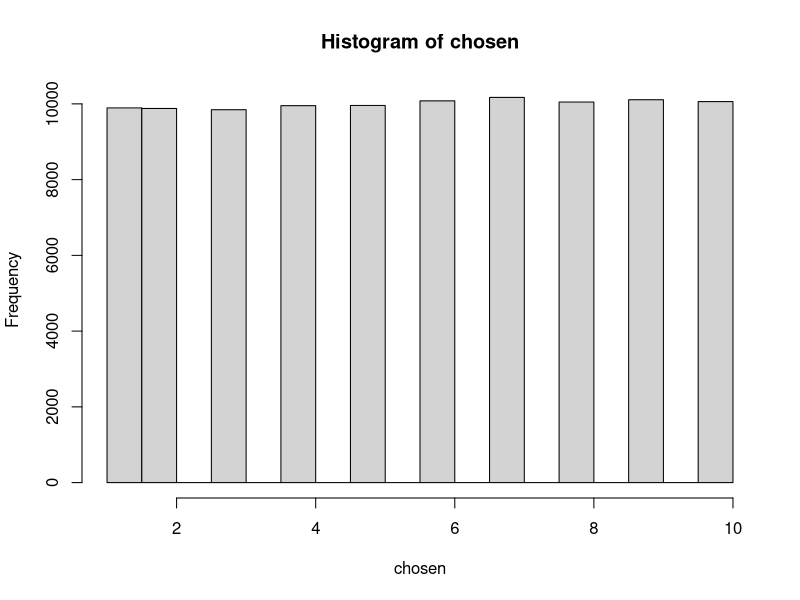
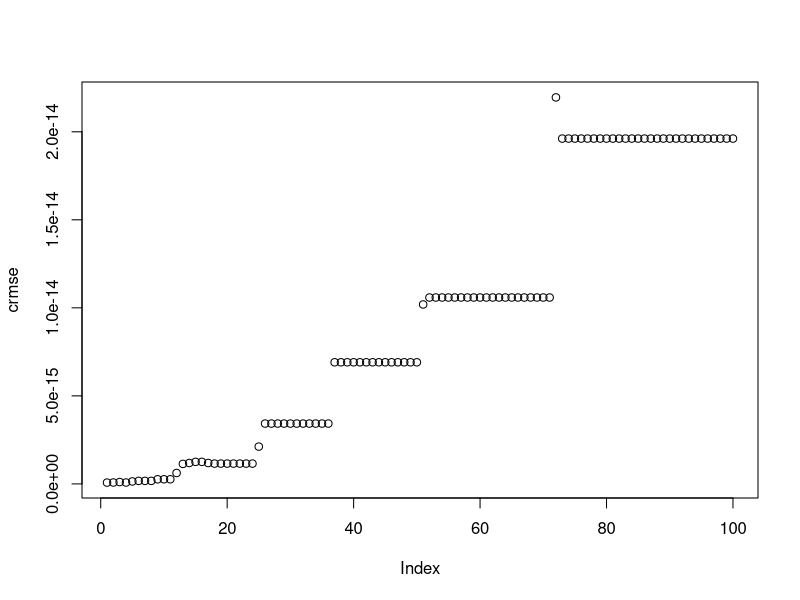
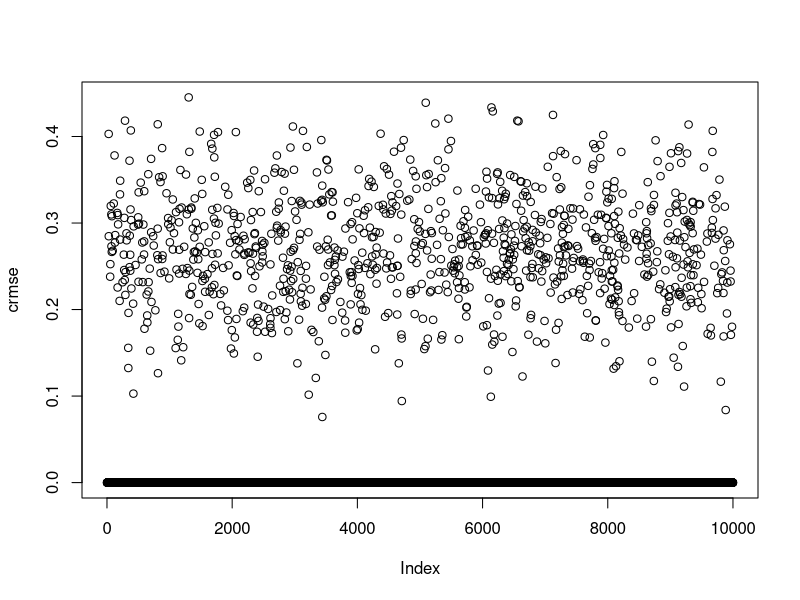
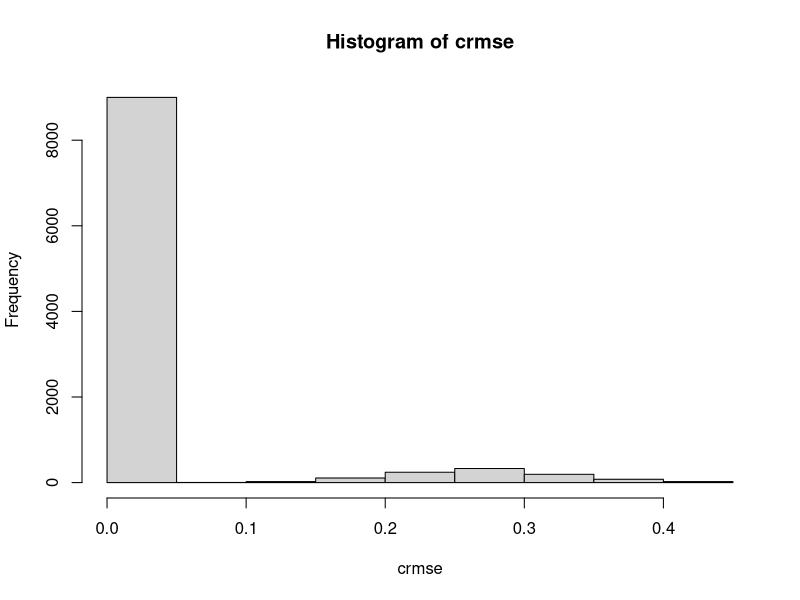
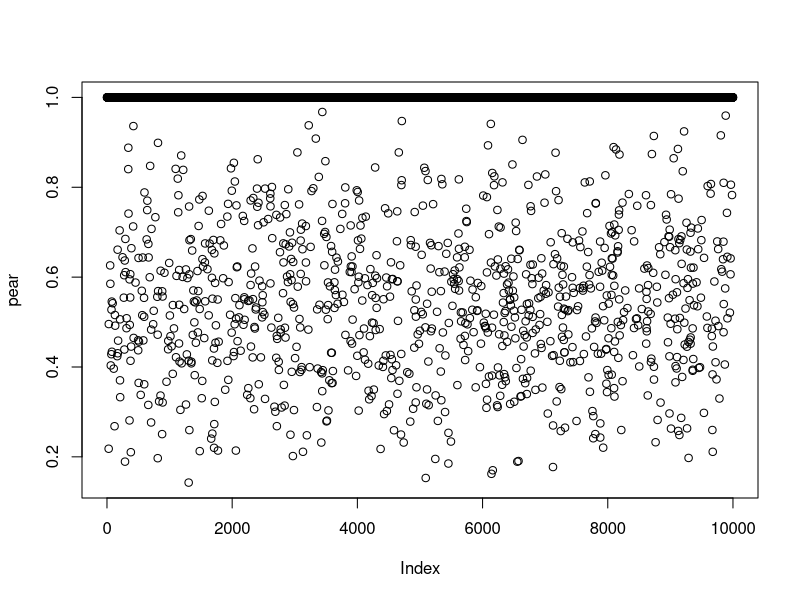
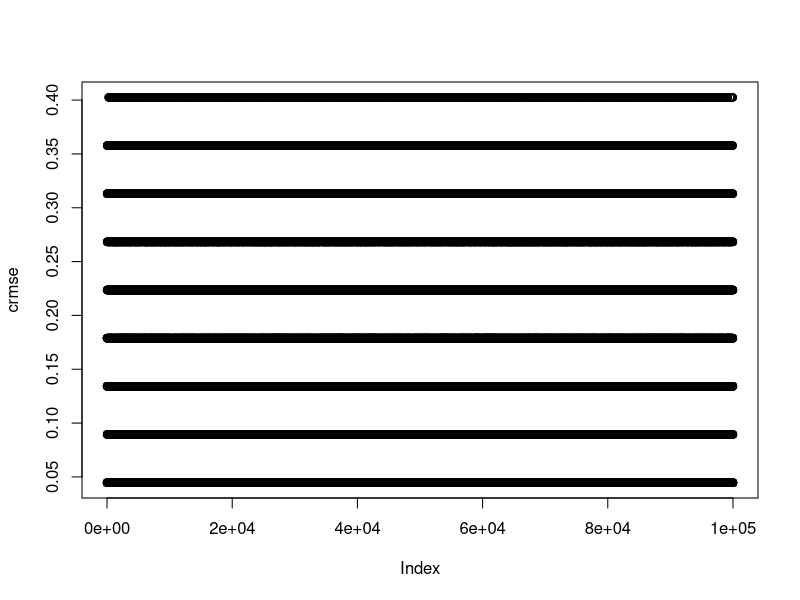
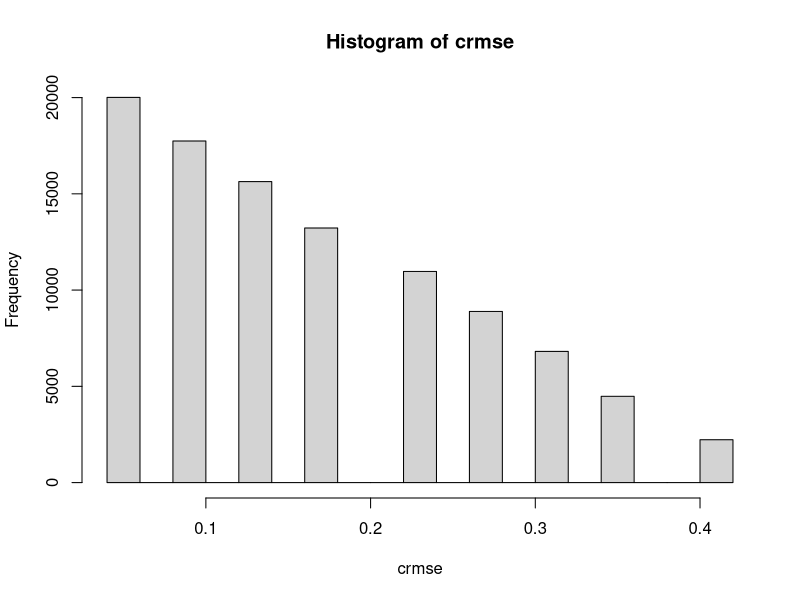
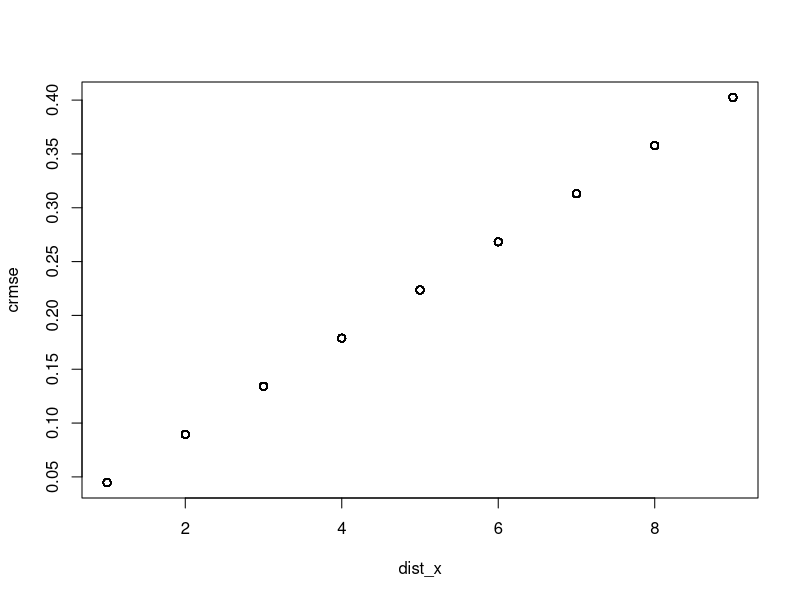

Here is the R script that generated these plots, in order:
install.packages('ggplot2')
library(ggplot2)

# sampling distribution
# --> all numbers are evenly drawn
chosen = c()
x = c(1,2,3,4,5,6,7,8,9,10)
for (i in seq(0, 100000)) {
  chosen = c(chosen, sample(x,1))
}
hist(chosen)


y = c(1,2,3,4,5,6,7,8)
for (i in seq(1,length(y))){
  x = c(1,2,3,4,5,6,7,8)
  sampled = sample(x, 2)
  x[sampled[1]] = sampled[2]
  x[sampled[2]] = sampled[1]
}

# Random tries on how the cRMSE is influenced by alterations to its series
x = c(0.1,0.2,0.3,0.4,0.5,0.6,0.7,0.8,0.9,1.0)
# x = c(1,2,3,4,5,6,7,9,8,10)
y = c(1.0,0.2,0.3,0.4,0.5,0.6,0.7,0.8,0.9,0.1)
# y = c(1,2,3,4,5,6,7,8,9,10)
nvariables = length(x)
x_series = x - mean(x)
y_series = y - mean(y)
sqrt(sum((y_series-x_series)**2)/length(x))


ntries = 10000
nvariables = 10
exp_err = 0.2
eucl = c()
man = c()
cram = c()
crmse = c()
pear = c()

# How does the cRMSE progress with one growing series?
### No, the series are centered to the mean. Therefore,
### as long as a vector with same values is added to the 
### initial series, no effect (other than the rounding error)
### can be observed/expected. 
crmse = c()
ntries = 100
x = c(0.1,0.2,0.3,0.4,0.5,0.6,0.7,0.8,0.9,1.0)
y = c(1.1,1.2,1.3,1.4,1.5,1.6,1.7,1.8,1.9,2.0)
y_series = y - mean(y)
j = 0
for (i in seq(1,ntries)) {
  x = x + c(0.1,0.1,0.1,0.1,0.1,0.1,0.1,0.1,0.1,0.1) * j
  x_series = x - mean(x)
  print(x_series)
  crmse = c(crmse, sqrt(sum((y_series - x_series)**2)/length(x)))
  j = j + 1
}
plot(crmse)

# Wich influence does the alteration of one variable have? 
# Not the exchange but the actual alteratio of one value with
# a value of the normal distribution
ntries = 10000
nvariables = 10
exp_err = 0.2
crmse = c()
pear = c()
j = 10
for (i in seq(1,ntries)){
  x = c(0.1,0.2,0.3,0.4,0.5,0.6,0.7,0.8,0.9,1.0)
  y = c(0.1,0.2,0.3,0.4,0.5,0.6,0.7,0.8,0.9,1.0)
  sampled = sample(x, 1)
  subtracted = sampled - rnorm(1,sd=exp_err)
  x[sampled[1]] = subtracted[1]
  #x[sampled[2]] = subtracted[2]
  x_series = x - mean(x)
  y_series = y - mean(y)
  crmse = c(crmse,sqrt(sum((y_series-x_series)**2)/nvariables))
  pear = c(pear, cor(y_series,x_series, method='pearson'))
}
crmse
plot(crmse)
hist(crmse)
plot(pear)

# Check what influence the permutation of two positions has on the crmse
ntries = 100000
crmse = c()
dist_x = c()
dist_y = c()
pos = c(1,2,3,4,5,6,7,8,9,10)
for (i in seq(1,ntries)){
  x = c(0.1,0.2,0.3,0.4,0.5,0.6,0.7,0.8,0.9,1.0)
  # x = c(1,2,3,4,5,6,7,8,9,10)
  y = c(1.1,1.2,1.3,1.4,1.5,1.6,1.7,1.8,1.9,2.0)
  # y = c(1,2,3,4,5,6,7,8,9,10)
  nvariables = length(x)
  sampled = sample(pos, 2)
  x_sampled = x[sampled[1]]
  x[sampled[1]] = x[sampled[2]]
  x[sampled[2]] = x_sampled
  dist_x = c(dist_x, abs(sampled[1] - sampled[2]))
#   sampled = sample(pos, 2)
#   y_sampled = y[sampled[1]]
#   y[sampled[1]] = y[sampled[2]]
#   y[sampled[2]] = y_sampled
  x_series = x - mean(x)
  y_series = y - mean(y)
  # dist_y = c(dist_y, abs(sampled[1] - sampled[2]))
  crmse = c(crmse,sqrt(sum((y_series-x_series)**2)/nvariables))
}
plot(crmse)
hist(crmse)
plot(dist_x, crmse)
ggplot(data.frame(crmse), aes(x=crmse)) + 
  geom_histogram(fill = "white", colour = "black") + 
  labs(title = "Influence on the cRMSE of permutating one series", x = "cRMSE", y = "Count") +
  theme_bw() + #has to be placed before the other theme definitions
  theme(plot.title = element_text(size = rel(2)), 
        axis.title = element_text(size = rel(2)), 
        axis.text = element_text(size = rel(2)))

# how is the cRMSE influenced by the uncertainty?
ntries = 10000
exp_err = 0.2
crmse = c()
for (i in seq(1,ntries)){
  # a = c(1,2,3,4,5,6,7,8,9,10)
  a = c(0.1,0.2,0.3,0.4,0.5,0.6,0.7,0.8,0.9,0.10)
  a_n = rnorm(length(a),sd=exp_err)
  b_n = rnorm(length(a),sd=exp_err)
  a = a + a_n
  b = a + b_n
  ab = list(a,b)
  a_series = a - mean(a)
  b_series = b - mean(b)
  crmse = c(crmse,sqrt(sum((b_series-a_series)**2)/length(a)))
}
plot(crmse)
hist(crmse)
ggplot(data.frame(crmse), aes(x=crmse)) + 
  geom_histogram(fill = "white", colour = "black") + 
  labs(title = "Influence of uncertainty on cRMSE", x = "cRMSE", y = "Count") +
  theme_bw() + #has to be placed before the other theme definitions
  theme(plot.title = element_text(size = rel(2)), 
        axis.title = element_text(size = rel(2)), 
        axis.text = element_text(size = rel(2)))



#### Is the influence of the uncertainty independent of the value range? ####
## Write the loop for the crmse_2 values new!!
### These plots are already finished in another script!
cRMSE_broad = c()
cRMSE_2 = c()
cRMSE_3 = c()
cRMSE_4 = c()
cRMSE_narrow = c()

pear_broad = c()
pear_2 = c()
pear_3 = c()
pear_4 = c()
pear_narrow = c()

ntries = 1000
for (i in seq(1,ntries)){
  a = c(5,6,7,8,9)
  a_n = rnorm(length(a),sd=exp_err)
  b_n = rnorm(length(a),sd=exp_err)
  a = a + a_n
  b = a + b_n
  ab = list(a,b)
  a_series = a - mean(a)
  b_series = b - mean(b)
  
  cRMSE_broad = c(cRMSE_broad,sqrt(sum((b_series-a_series)**2)/length(a)))
  pear_broad = c(pear_broad, cor(a_series,b_series, method='pearson'))
}

for (i in seq(1,ntries)){
  a = c(5.75,6.5,7.25,8.0,8.75)
  a_n = rnorm(length(a),sd=exp_err)
  b_n = rnorm(length(a),sd=exp_err)
  a = a + a_n
  b = a + b_n
  ab = list(a,b)
  a_series = a - mean(a)
  b_series = b - mean(b)
  cRMSE_2 = c(cRMSE_2,sqrt(sum((b_series-a_series)**2)/length(a)))
  pear_2 = c(pear_2, cor(a_series,b_series, method='pearson'))
}

for (i in seq(1,ntries)){
  a = c(5.5,6.0,6.5,7.0,7.5)
  a_n = rnorm(length(a),sd=exp_err)
  b_n = rnorm(length(a),sd=exp_err)
  a = a + a_n
  b = a + b_n
  ab = list(a,b)
  a_series = a - mean(a)
  b_series = b - mean(b)
  cRMSE_3 = c(cRMSE_3,sqrt(sum((b_series-a_series)**2)/length(a)))
  pear_3 = c(pear_3, cor(a_series,b_series, method='pearson'))
}

for (i in seq(1,ntries)){
  a = c(5.2,5.4,5.6,5.8,6.0)
  a_n = rnorm(length(a),sd=exp_err)
  b_n = rnorm(length(a),sd=exp_err)
  a = a + a_n
  b = a + b_n
  ab = list(a,b)
  a_series = a - mean(a)
  b_series = b - mean(b)
  cRMSE_4 = c(cRMSE_4,sqrt(sum((b_series-a_series)**2)/length(a)))
  pear_4 = c(pear_4, cor(a_series,b_series, method='pearson'))
}

for (i in seq(1,ntries)){
  a = c(5.1,5.2,5.3,5.4,5.6)
  a_n = rnorm(length(a),sd=exp_err)
  b_n = rnorm(length(a),sd=exp_err)
  a = a + a_n
  b = a + b_n
  ab = list(a,b)
  a_series = a - mean(a)
  b_series = b - mean(b)
  cRMSE_narrow = c(cRMSE_narrow,sqrt(sum((b_series-a_series)**2)/length(a)))
  pear_narrow = c(pear_narrow, cor(a_series,b_series, method='pearson'))
}

corrs = data.frame(pear_broad,
                   pear_2,
                   pear_3,
                   pear_4,
                   pear_narrow,
                   cRMSE_narrow,
                   cRMSE_2,
                   cRMSE_3,
                   cRMSE_4,
                   cRMSE_broad)
ggplot(corrs) + geom_density(aes(pear_narrow),size=1.1) + 
  geom_density(aes(pear_broad),colour="red",size=1.1) +
  geom_density(aes(pear_2),colour="green",size=1.1) + 
  geom_density(aes(pear_3),colour="yellow",size=1.1) + 
  geom_density(aes(pear_4),colour="orange",size=1.1) +
  labs(title = "Influence of value range and uncertainty Pearson", x = "Series", y = "Density") +
  theme_bw() +
  theme(plot.title = element_text(size = rel(2)), 
        axis.title = element_text(size = rel(2)), 
        axis.text = element_text(size = rel(2)))
  
ggplot(corrs) + geom_density(aes(cRMSE_narrow),size=1.1) + 
  geom_density(aes(cRMSE_narrow),colour="blue",size=1.1) +
  geom_density(aes(cRMSE_2),colour="green",size=1.1) + 
  geom_density(aes(cRMSE_3),colour="yellow",size=1.1) + 
  geom_density(aes(cRMSE_4),colour="orange",size=1.1) +
  theme_bw() +
  labs(title = "Influence of value range and uncertainty cRMSE", x = "Series", y = "Density") +
  theme(plot.title = element_text(size = rel(2)), 
        axis.title = element_text(size = rel(2)), 
        axis.text = element_text(size = rel(2)))
